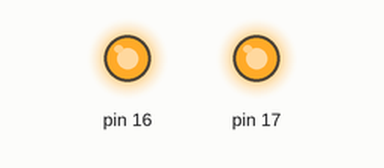
Bench run of a sketch on a simulated Arduino Mega 2560, built with avr-gcc and run on an emulated ATmega2560. On the bench: output pins drawn as LEDs (lit = HIGH).

Above: at 15.0 s.
At 45.0 s:
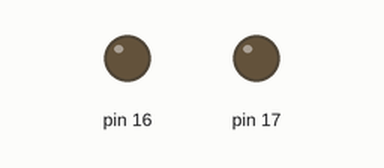
Timing chart, 0 to 78.0 s (numbered marks = the images above):
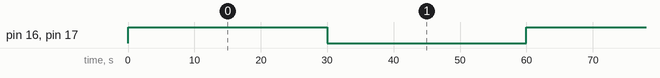

Measured:
- by itself, pin 16, pin 17: alternates HIGH for 30.0 s and LOW for 30.0 s

The sketch:

DataAccessMode.ino
```cpp
/*

This program will electronically switch an
ArduLab from Experiment Mode to Data Access
Mode. Once this program is uploaded, a
new drive will appear in 'My Computer'.

Make sure you have an SD Card plugged into
the ArduLab before uploading this program.

How this works:
Once this code is uploaded, the ArduLab will
remain in Experiment Mode for 30 seconds,
it will then switch to Data Access Mode and
a new drive will appear on your computer.
The ArduLab will stay in Data Access Mode for
30 seconds during which time you can access
everything on the SD card as you would any
USB Thumb Drive. After 30 seconds, the
ArduLab will switch back to Experiment Mode.

YOU CAN ONLY UPLOAD A PROGRAM TO THE ARDULAB
WHEN IT IS IN EXPERIMENT MODE.

When the ArduLab is in Data Access Mode, the
Blue LED next to the 'Data Acces' label on
the backside of the ArduLab will be
illuminated. Therefore, when the blue LED is
not illuminated, you can upload programs to
the ArduLab.

If you would like to change the time period
each mode is active, increase or decrease the
number inside the delay(##) function. The
number inside is in Milliseconds therefore,
every 1000 is equivalent to one second. To
change the time it stays in Experiment Mode,
modify the number inside the first delay(##)
function. If you would like to change how
long it stays in Data Access mode, change
the second delay(##) function.

For example, if you wanted the ArduLab to
stay in Experiment Mode for 10 seconds and
in Data Access for 1 minute, you would
modify the first delay(##) to 'delay(10000);'
and the second delay to 'delay(60000);'

*/


// the setup routine runs once when you press reset:
void setup() {
  // initialize the digital pin as an output.


  DDRH |= B00000011;
  DDRJ |= B00001000;
}

// the loop routine runs over and over again forever:
void loop()
{

  PORTH |= B00000011;
  PORTJ |= B00001000;
  delay(30000);

  PORTH &= !(B00000011);
  PORTJ &= !(B00001000);
  delay(30000);

}
```
